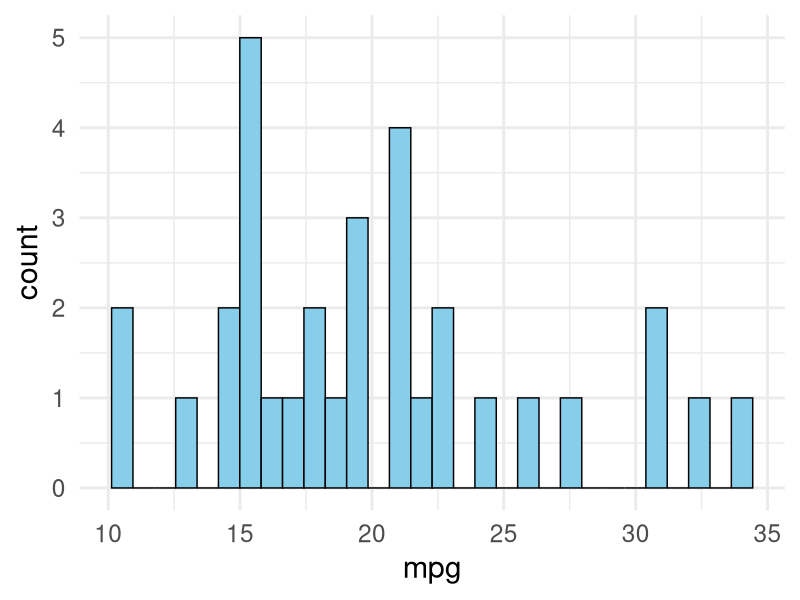

The R source for this figure:
## ---- chunk 1
library(tidyverse)
ggplot(data = mtcars, aes(x = mpg)) +
  geom_histogram(colour  ="black", fill = "skyblue") +
  theme_minimal(base_size = 22)
